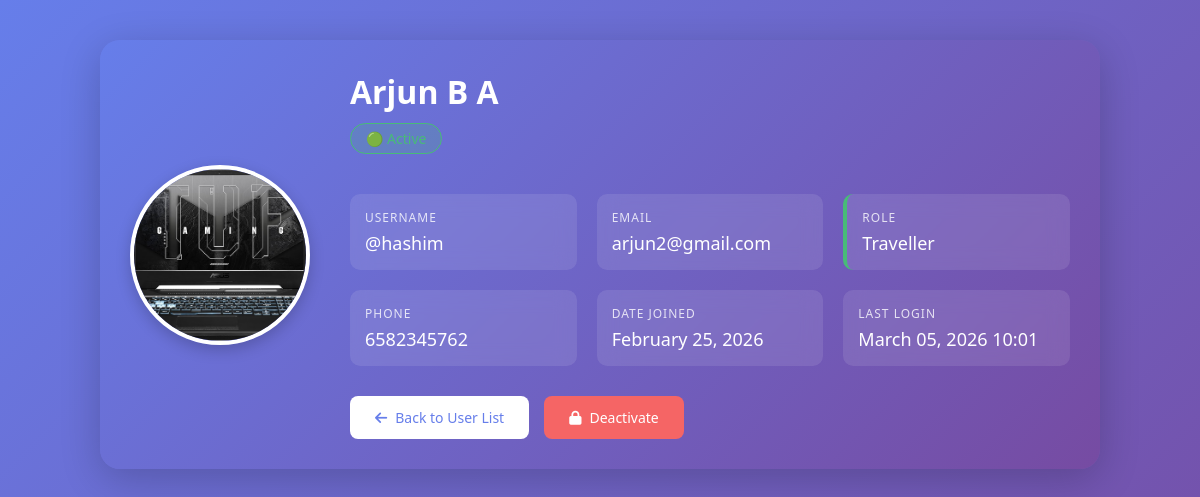
Screenshot of /admin-panel/user/5/ (signed in) with the database file from the repository.
### accounts/models.py (models this page shows)
class CustomUser(AbstractUser):
    ROLE_CHOICES = (
        ('admin', 'Admin'),
        ('traveller', 'Traveller'),
        ('agency', 'Agency'),
        ('restaurant', 'Restaurant'),
    )
    role = models.CharField(max_length=20, choices=ROLE_CHOICES)
    is_verified = models.BooleanField(default=False)
    email = models.EmailField(unique=True)
    profile_picture = models.ImageField(
    upload_to='profile_pics/'
)
    USERNAME_FIELD = 'username'
    REQUIRED_FIELDS = ['email']
    def get_display_name(self):
        if self.role == 'traveller':
            full_name = f"{self.first_name} {self.last_name}".strip()
            return full_name if full_name else self.username
        elif self.role == 'agency' and hasattr(self, 'agency_profile'):
            return self.agency_profile.agency_name
        elif self.role == 'restaurant' and hasattr(self, 'restaurantprofile'):
            return self.restaurantprofile.restaurant_name
        return self.username
    def get_phone(self):
        if hasattr(self, 'travellerprofile'):
            return self.travellerprofile.mobile
        if hasattr(self, 'agencyprofile'):
            return self.agencyprofile.mobile
        if hasattr(self, 'restaurantprofile'):
            return self.restaurantprofile.mobile
        return None

### travellers/models.py (models this page shows)
class TravellerProfile(models.Model):
    user = models.OneToOneField(settings.AUTH_USER_MODEL, on_delete=models.CASCADE)
    first_name = models.CharField(max_length=100)
    last_name = models.CharField(max_length=100)
    mobile = models.CharField(max_length=15)
    age = models.PositiveIntegerField()
    gender = models.CharField(
        max_length=10,
        choices=(('male','Male'),('female','Female'),('other','Other'))
    )
    address=models.TextField()
    city=models.CharField(max_length=20)
    state=models.CharField(max_length=20)

### admin_app/views.py (the view)
# urls.py: path('user/<int:user_id>/', views.user_profile, name='user_profile'),
@login_required
def user_profile(request, user_id):
    if request.user.role != 'admin' and not request.user.is_superuser:
        messages.error(request, "You don't have permission.")
        return redirect('admin_app:admin_dashboard')
    user = get_object_or_404(User, id=user_id)
    agency_profile = None
    restaurantprofile = None
    gallery_images = None
    if user.role == 'agency':
        agency_profile = getattr(user, 'agencyprofile', None)
    if user.role == 'restaurant':
        restaurantprofile = getattr(user, 'restaurantprofile', None)
        if restaurantprofile:
            gallery_images = RestaurantGallery.objects.filter(
                restaurant=restaurantprofile
            )
    return render(request, 'admin/user_profile.html', {
        'profile_user': user,
        'agency_profile': agency_profile,
        'restaurantprofile': restaurantprofile,
        'gallery_images': gallery_images,
    })

### templates/admin/user_profile.html (shortened to what this page needs)
{% load static %}
<!DOCTYPE html>
<html lang="en">
<head>
    <link rel="stylesheet" href="https://cdnjs.cloudflare.com/ajax/libs/font-awesome/6.0.0/css/all.min.css">
</head>
<body>
    <div class="profile-container">
        <div class="profile-card">
            <div class="profile-header">
                <div class="profile-image-container">
                   <img src="{% if profile_user.profile_picture and profile_user.profile_picture.url %}{{ profile_user.profile_picture.url }}{% else %}https://ui-avatars.com/api/?name={{ profile_user.get_display_name|urlencode }}&size=180&background=667eea&color=fff&bold=true{% endif %}"
                         alt="{{ profile_user.get_display_name }}"
                         class="profile-image">
                </div>
                <div class="user-info">
                    <h2>{{ profile_user.get_display_name }}</h2>
                    <span class="user-badge {% if profile_user.is_active %}badge-active{% else %}badge-inactive{% endif %}">
                        {% if profile_user.is_active %}🟢 Active{% else %}🔴 Inactive{% endif %}
                    </span>
                    <div class="info-grid">
                        <div class="info-item">
                            <div class="info-label">Username</div>
                            <div class="info-value">@{{ profile_user.username }}</div>
                        </div>
                        <div class="info-item">
                            <div class="info-label">Email</div>
                            <div class="info-value">{{ profile_user.email }}</div>
                        </div>
                        <div class="info-item role-{{ profile_user.role }}">
                            <div class="info-label">Role</div>
                            <div class="info-value">
                                {% if profile_user.get_role_display %}
                                    {{ profile_user.get_role_display }}
                                {% else %}
                                    <span style="opacity:0.7;">Not specified</span>
                                {% endif %}
                            </div>
                        </div>
                        <div class="info-item">
                            <div class="info-label">Phone</div>
                            <div class="info-value">
                                {% if profile_user.get_phone %}
                                    {{ profile_user.get_phone }}
                                {% else %}
                                    <span style="opacity:0.7;">Not provided</span>
                                {% endif %}
                            </div>
                        </div>
                        <div class="info-item">
                            <div class="info-label">Date Joined</div>
                            <div class="info-value">{{ profile_user.date_joined|date:"F d, Y" }}</div>
                        </div>
                        <div class="info-item">
                            <div class="info-label">Last Login</div>
                            <div class="info-value">
                                {% if profile_user.last_login %}
                                    {{ profile_user.last_login|date:"F d, Y H:i" }}
                                {% else %}
                                    <span style="opacity:0.7;">Never</span>
                                {% endif %}
                            </div>
                        </div>
                    </div>
                    <div class="action-buttons">
                        <a href="{% url 'admin_app:admin_dashboard' %}" class="btn btn-primary">
                            <i class="fas fa-arrow-left"></i> Back to User List
                        </a>
                        {% if profile_user.id != request.user.id %}
                        <a href="{% url 'admin_app:toggle_user_status' profile_user.id %}"
                           class="btn {% if profile_user.is_active %}btn-danger{% else %}btn-success{% endif %}"
                           onclick="return confirm('Are you sure you want to {% if profile_user.is_active %}deactivate{% else %}activate{% endif %} this user?');">
                            <i class="fas {% if profile_user.is_active %}fa-lock{% else %}fa-unlock{% endif %}"></i>
                            {% if profile_user.is_active %}Deactivate{% else %}Activate{% endif %}
                        </a>
                        {% endif %}
                    </div>
                </div>
            </div>
        </div>
    </div>
</body>
</html>

### templates/admin/user_profile.html (style rules this page uses)
* { margin: 0; padding: 0; box-sizing: border-box; }
body { font-family: 'Segoe UI', Tahoma, Geneva, Verdana, sans-serif; background: linear-gradient(135deg, #667eea 0%, #764ba2 100%); min-height: 100vh; padding: 20px; }
.profile-container { max-width: 1000px; margin: 20px auto; }
.profile-card { background: linear-gradient(135deg, #667eea 0%, #764ba2 100%); border-radius: 20px; padding: 30px; box-shadow: 0 10px 40px rgba(0,0,0,0.2); color: white; }
.profile-header { display: flex; gap: 40px; align-items: center; flex-wrap: wrap; }
.profile-image-container { position: relative; width: 180px; height: 180px; }
.profile-image { width: 100%; height: 100%; border-radius: 50%; object-fit: cover; border: 4px solid white; box-shadow: 0 5px 15px rgba(0,0,0,0.2); transition: transform 0.3s ease; }
.user-info { flex: 1; }
.user-info h2 { margin: 0 0 10px 0; font-size: 32px; font-weight: 600; }
.user-badge { display: inline-block; padding: 5px 15px; border-radius: 50px; font-size: 14px; font-weight: 500; margin-bottom: 20px; }
.badge-active { background: rgba(72, 187, 120, 0.2); color: #48bb78; border: 1px solid #48bb78; }
.info-grid { display: grid; grid-template-columns: repeat(auto-fit, minmax(200px, 1fr)); gap: 20px; margin-top: 20px; }
.info-item { background: rgba(255,255,255,0.1); padding: 15px; border-radius: 10px; backdrop-filter: blur(10px); transition: transform 0.3s ease; }
.info-label { font-size: 12px; text-transform: uppercase; letter-spacing: 1px; opacity: 0.8; margin-bottom: 5px; }
.info-value { font-size: 18px; font-weight: 500; word-break: break-word; }
.action-buttons { display: flex; gap: 15px; margin-top: 30px; flex-wrap: wrap; }
.btn { padding: 12px 25px; border-radius: 8px; text-decoration: none; font-weight: 500; display: inline-flex; align-items: center; gap: 8px; transition: all 0.3s ease; border: none; cursor: pointer; font-size: 14px; }
.btn-primary { background: white; color: #667eea; }
.btn-danger { background: #f56565; color: white; }
.role-traveller { border-left: 4px solid #48bb78; }

### rows the page displays
CustomUser: profile_picture (picture), get_display_name "Arjun B A", username "hashim", email "arjun2@gmail.com", role "Traveller", get_phone "6582345762", date_joined "February 25, 2026", last_login "March 05, 2026 10:01"
